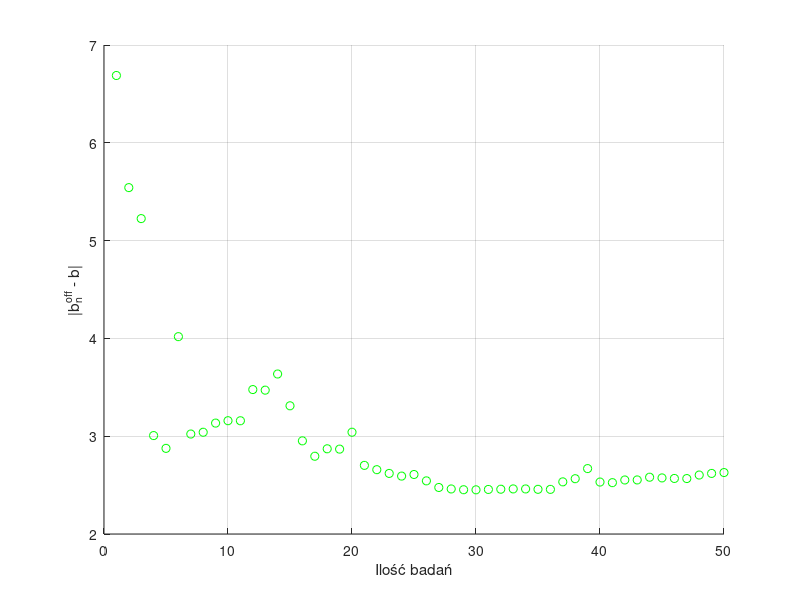

MATLAB code to generate this figure:
clear all;
close all;

%STALE
b = [1,2,3];



P=diag([1000,1000,1000]);
estymator_online=[0,0,0];

%I ITERACJA


%WEJSCIA
u=[rand(),0,0];

%SZUM
z=randn();

%WYJSCIA 
y=u(1)*b(1)+u(2)*b(2)+u(3)*b(3)+z;

%TRANSPIZYCJA ESTYMATORA
estymator_online=transpose(estymator_online);

wektor_fi=transpose(u);

tmp=y-transpose(wektor_fi)*estymator_online;
P=P-((P*wektor_fi*transpose(wektor_fi)*P)/(1+transpose(wektor_fi)*P*wektor_fi));

estymator_online=estymator_online +P*wektor_fi*tmp;


%NORMA
norma(1)=norm(estymator_online-b);

%RYSOWANIE 
figure(1);
grid on;
hold on;
xlabel("Ilość badań");
ylabel("|b_{n}^{off} - b|");
plot(1,norma(1),"go");



%%%%% II ITERACJA

%WEJSCIA
u=[rand(),rand(),0];

%SZUM
z=randn();


y=u(1)*b(1)+u(2)*b(2)+u(3)*b(3)+z;

%TRANSPIZYCJA ESTYMATORA


wektor_fi=transpose(u);

tmp=y-transpose(wektor_fi) * estymator_online;
P=P-((P*wektor_fi*transpose(wektor_fi)*P)/(1+transpose(wektor_fi)*P*wektor_fi));

estymator_online=estymator_online +P*wektor_fi*tmp;


%NORMA
norma(2)=norm(estymator_online-b);
plot(2,norma(2),"go");



%%RESZTA POMIAROW

for i=1:48
    u=[rand(),rand(),rand()];
    z=randn();

    y=u(1)*b(1)+u(2)*b(2)+u(3)*b(3)+z;


    wektor_fi=transpose(u);

    tmp=y-transpose(wektor_fi)*estymator_online;
    P=P-((P*wektor_fi*transpose(wektor_fi)*P)/(1+transpose(wektor_fi)*P*wektor_fi));

    estymator_online=estymator_online +P*wektor_fi*tmp;
    
    norma(i+2)=norm(estymator_online-b);
    plot(i+2,norma(i+2),"go");
    
end
